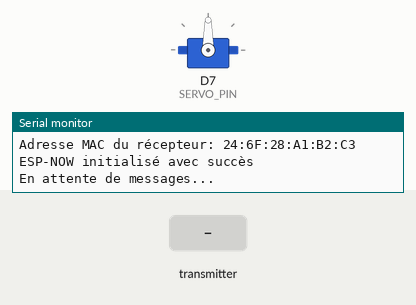
Bench run of a program on a simulated ESP8266 (Wemos D1 mini). Parts: servo, the last lines printed to the serial monitor. The inputs (shaded band) are chosen by the test bench.

Above: at 2.2 s.
2.3 s: the transmitter starts sending angle = 0
At 3.5 s:
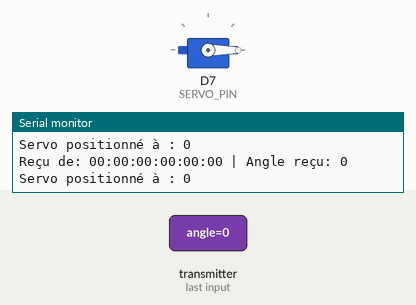
3.8 s: the transmitter starts sending angle = 45
At 4.9 s:
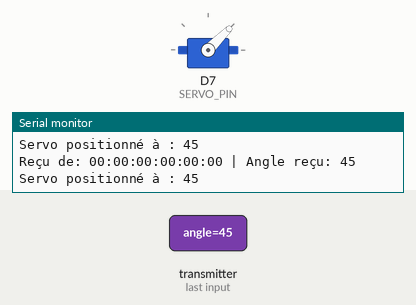
5.3 s: the transmitter starts sending angle = 180
At 5.8 s:
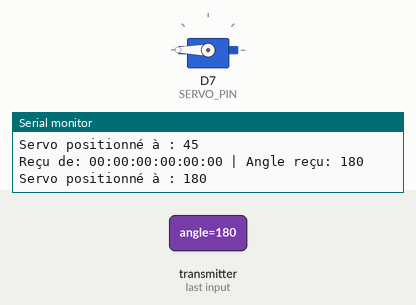
6.8 s: the transmitter starts sending angle = 90
At 8.2 s:
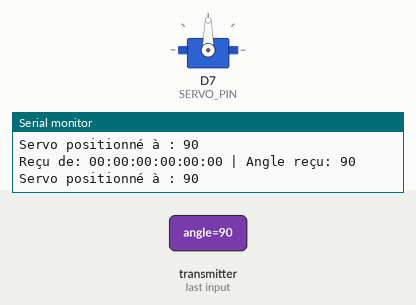
Timing chart, 0 to 9.3 s (numbered marks = the images above; inputs shaded):
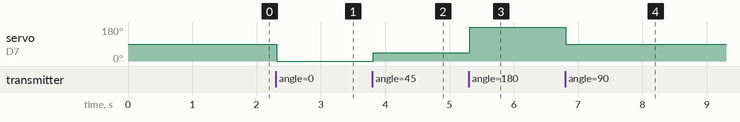

The program:

main.cpp
```cpp
#include <Arduino.h>
#include <ESP8266WiFi.h>
#include <espnow.h>
#include <Servo.h>

// Pin pour le servo moteur (D7 sur le Wemos D1 Mini = GPIO13)
#define SERVO_PIN D7

// Structure du message à recevoir
typedef struct struct_message {
  int angle;
} struct_message;

// Crée une variable de type struct_message
struct_message myData;

// Crée un objet servo
Servo myServo;

// Callback qui s'exécute quand on reçoit des données
void OnDataRecv(uint8_t *mac_addr, uint8_t *incomingData, uint8_t len) {
  // Adresse MAC de l'expéditeur
  char macStr[18];
  snprintf(macStr, sizeof(macStr), "%02x:%02x:%02x:%02x:%02x:%02x",
           mac_addr[0], mac_addr[1], mac_addr[2], mac_addr[3], mac_addr[4], mac_addr[5]);

  // Copie les données reçues dans notre structure
  memcpy(&myData, incomingData, sizeof(myData));

  // Affiche les informations reçues
  Serial.print("Reçu de: ");
  Serial.print(macStr);
  Serial.print(" | Angle reçu: ");
  Serial.println(myData.angle);

  // Applique l'angle au servo moteur
  myServo.write(myData.angle);
  Serial.print("Servo positionné à : ");
  Serial.println(myData.angle);
}

void setup() {
  // Initialize Serial Monitor
  Serial.begin(115200);
  delay(1000); // Attendre que le moniteur série soit prêt

  Serial.println("Démarrage du récepteur ESP-NOW pour Wemos D1 Mini...");

  // Initialise le servo moteur
  myServo.attach(SERVO_PIN);
  myServo.write(90);  // Position initiale à 90 degrés
  Serial.println("Servo moteur initialisé");

  // Set device as a Wi-Fi Station
  WiFi.mode(WIFI_STA);
  WiFi.disconnect();

  // Configure le canal WiFi
  wifi_set_channel(1);
  Serial.println("Canal WiFi configuré sur : 1");

  Serial.print("Adresse MAC du récepteur: ");
  Serial.println(WiFi.macAddress());

  // Initialise ESP-NOW
  if (esp_now_init() != 0) {
    Serial.println("Erreur pendant l'initialisation d'ESP-NOW");
    return;
  }
  Serial.println("ESP-NOW initialisé avec succès");

  // Enregistre la callback qui sera appelée pour recevoir les données
  esp_now_set_self_role(ESP_NOW_ROLE_SLAVE);
  esp_now_register_recv_cb(OnDataRecv);

  Serial.println("En attente de messages...");
}

void loop() {
  // Rien à faire ici - tout est géré dans la callback OnDataRecv
  delay(10);
}
```

Measured:
- after the input at 2.3 s, servo on D7 (SERVO_PIN): 90° → 0° at once
- after the input at 3.8 s, servo on D7 (SERVO_PIN): 0° → 45° at once
- after the input at 5.3 s, servo on D7 (SERVO_PIN): 45° → 180° at once
- after the input at 6.8 s, servo on D7 (SERVO_PIN): 180° → 90° at once
